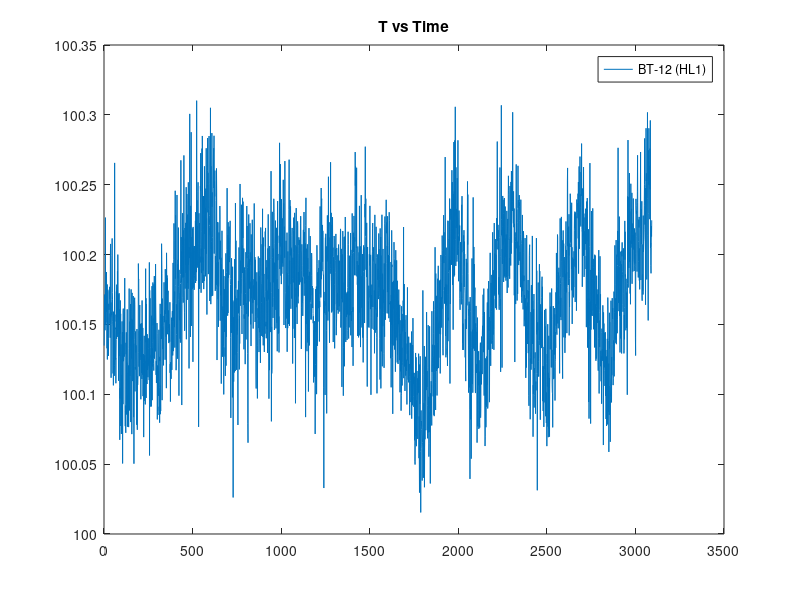
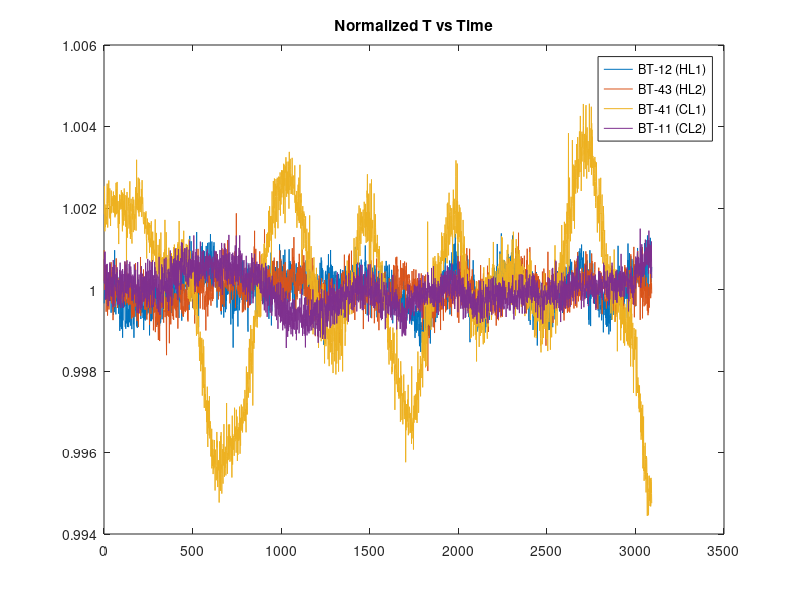
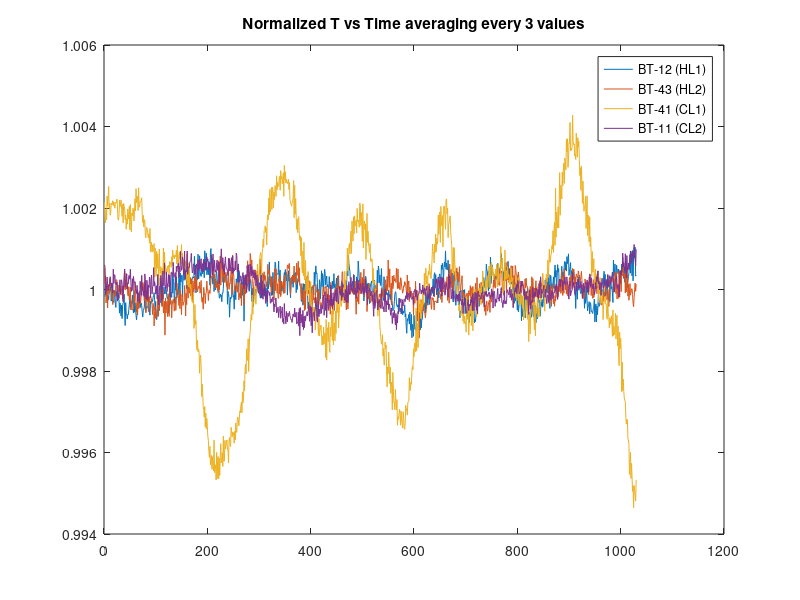
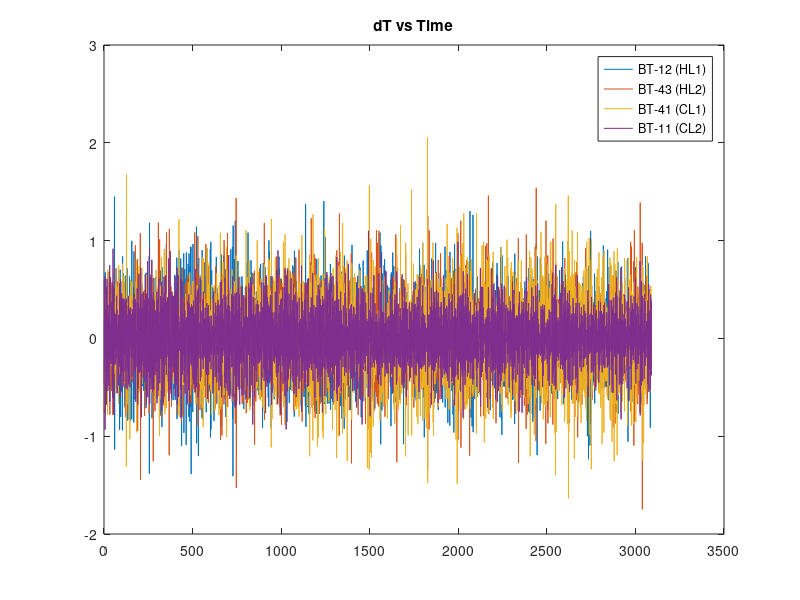

Recreate these plots in MATLAB, in order.
clear;clc

load('7kW_ss_data_split_power_w_headers.mat')


 %BT-12 (HL-1)
    A1 = data.BT_12;
    dT1=diff(A1)/.1;
    v1=std(A1)

    %BT-43 (HL2)
    A2 = data.BT_43;
    dT2=diff(A2)/.1;
    v2=std(A2)
    
    %BT-41 (CL1)
    A3 = data.BT_41;
    dT3=diff(A3)/.1;
    v3=std(A3)

    
    %BT-11 (CL2)
    A4 = data.BT_11;
    dT4=diff(A4)/.1;
    v4=std(A4)

t4=[1:numel(A1)];
    
%BELOW SHOWS THE EFFECTS OF AVERAGING EVERY COUPLE OF VALUES

m = 3; % average every m values
z1 = arrayfun(@(i) mean(A1(i:i+m-1)),1:m:length(A1)-m+1)'; % vector by averaging every m elements
z2 = arrayfun(@(i) mean(A2(i:i+m-1)),1:m:length(A2)-m+1)'; % vector by averaging every m elements
z3 = arrayfun(@(i) mean(A3(i:i+m-1)),1:m:length(A3)-m+1)'; % vector by averaging every m elements
z4 = arrayfun(@(i) mean(A4(i:i+m-1)),1:m:length(A4)-m+1)'; % vector by averaging every m elements
t3=[1:1:numel(z1)];
vz1=std(z1)
vz2=std(z2)
vz3=std(z3)
vz4=std(z4)

m = 10; % average every m values
y1 = arrayfun(@(i) mean(dT1(i:i+m-1)),1:m:length(dT1)-m+1)'; % vector by averaging every m elements
y2 = arrayfun(@(i) mean(dT2(i:i+m-1)),1:m:length(dT2)-m+1)'; % vector by averaging every m elements
y3 = arrayfun(@(i) mean(dT3(i:i+m-1)),1:m:length(dT3)-m+1)'; % vector by averaging every m elements
y4 = arrayfun(@(i) mean(dT4(i:i+m-1)),1:m:length(dT4)-m+1)'; % vector by averaging every m elements
vy1=std(y1)
vy2=std(y2)
vy3=std(y3)
vy4=std(y4)


figure
plot(t4,A1);
title('T vs Time')
legend('BT-12 (HL1)')

figure
plot(t4,A1/mean(A1),t4,A2/mean(A2),t4,A3/mean(A3),t4,A4/mean(A4));
title('Normalized T vs Time')
legend('BT-12 (HL1)','BT-43 (HL2)','BT-41 (CL1)','BT-11 (CL2)')

figure
plot(t3,z1/mean(z1),t3,z2/mean(z2),t3,z3/mean(z3),t3,z4/mean(z4));
title('Normalized T vs Time averaging every 3 values')
legend('BT-12 (HL1)','BT-43 (HL2)','BT-41 (CL1)','BT-11 (CL2)')



t1=[1:1:numel(dT1)];
figure
plot(t1,dT1,t1,dT2,t1,dT3,t1,dT4);
title('dT vs Time')
legend('BT-12 (HL1)','BT-43 (HL2)','BT-41 (CL1)','BT-11 (CL2)')

t2=[1:1:numel(y1)];
figure
plot(t2,y1,t2,y2,t2, y3,t2, y4);
title('dT vs. time averaging every 10 values') %value number depends on m
ylabel('dT') % y-axis label
legend('BT-12 (HL1)','BT-43 (HL2)','BT-41 (CL1)','BT-11 (CL2)')
